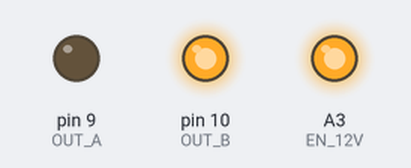
Recording of a sketch running on a simulated Arduino Uno, built with avr-gcc and run on an emulated ATmega328P. On the bench: output pins drawn as LEDs (lit = HIGH).

Above: at 0.1 s.
At 120.1 s:
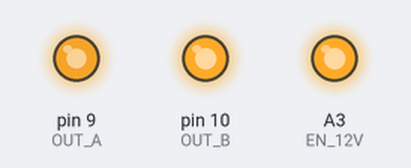
Timing chart, 0 to 121.6 s (numbered marks = the images above):
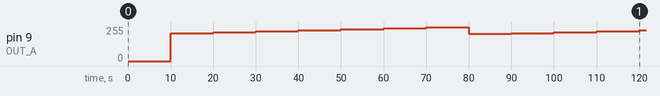

Measured:
- by itself, pin 9 (OUT_A): 0/255 → 209/255 at 10.0 s, → 217/255 10.0 s later, → 224/255 10.0 s later, → 232/255 10.0 s later, … (12 changes in this stretch)

The sketch:

firmware_without_ROS.ino
```cpp
#define F_CPU 8000000L

#define EN_12V A3
#define OUT_A 9     // PWM output A
#define OUT_B 10    // PWM output B (not used for PWM control)
#define PWM_RESOLUTION 100  // PWM resolution (0-100%)

#define MIN_VOLTAGE 27
#define MAX_VOLTAGE 34

#define MIN_PWM (PWM_RESOLUTION * 0.8)  // 80% da resolução máxima
#define MAX_PWM PWM_RESOLUTION

uint8_t out_A = 0;  // PWM value for OUT_A

long last_update = millis();
long last_hb = millis();
float voltage = MIN_VOLTAGE;

void setup() {
  pinMode(EN_12V, OUTPUT);
  pinMode(OUT_A, OUTPUT);
  pinMode(OUT_B, OUTPUT);

  digitalWrite(OUT_A, LOW);
  digitalWrite(OUT_B, LOW);
  digitalWrite(EN_12V, HIGH);

  // Set up PWM for OUT_A
  TCCR1A = _BV(COM1A0) | _BV(COM1B0) | _BV(COM1A1) | _BV(COM1B1) | _BV(WGM11);
  TCCR1B = _BV(WGM13) | _BV(WGM12) | _BV(CS11) | _BV(CS10);
  ICR1 = PWM_RESOLUTION;

  setPWM(out_A);  // Initialize PWM output for OUT_A

  Serial.begin(57600);
}

void loop() {
  if (millis() - last_update >= 10000) {  // Aumenta 1V a cada 10 segundos
    last_update = millis();

    voltage += 1.0;

    if (voltage > MAX_VOLTAGE) {
      voltage = MIN_VOLTAGE;  // Reinicia quando passa do máximo
    }

    // Mapeia o valor da tensão para o valor de PWM entre 80% e 100% da resolução
    out_A = map(voltage, MIN_VOLTAGE, MAX_VOLTAGE, MIN_PWM, MAX_PWM);

    setPWM(out_A);  // Aplica o valor de PWM ajustado
  }

  if (millis() - last_hb >= 1000) {
    last_hb = millis();
  }
  delay(1);
}

/**
 * Define o valor de PWM para o pino OUT_A.
 */
void setPWM(uint8_t pwm_a) {
  if (pwm_a > PWM_RESOLUTION) {
    pwm_a = PWM_RESOLUTION;
  }

  // Ajusta a taxa de duty cycle de PWM para OUT_A
  OCR1A = PWM_RESOLUTION - pwm_a;
}
```
